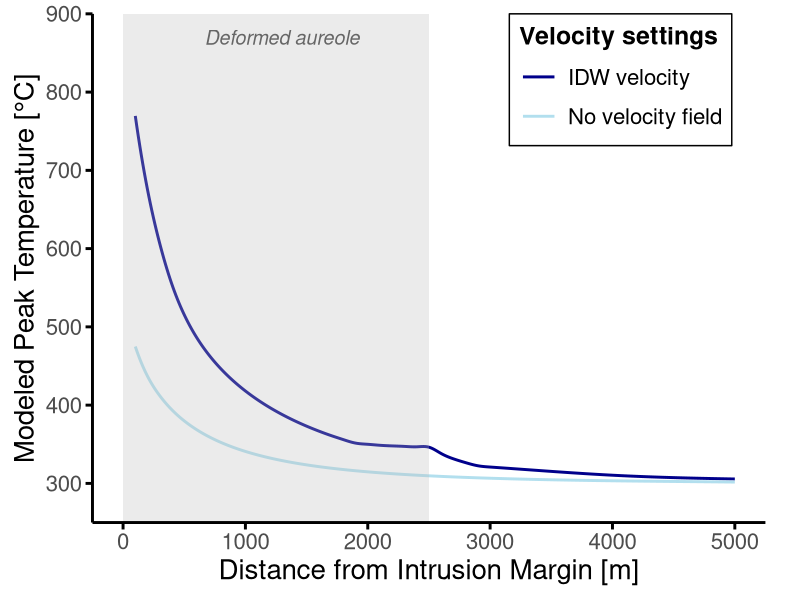

Here is the R script that generated this plot:
library(ggplot2)
library(dplyr)


modeling1 <- data.frame(
  x = c(100, 200, 300, 400, 500, 600, 700, 800, 900, 1000, 1100, 1200, 1300, 1400, 1500, 1600, 1700, 1800, 1900, 2000, 2100, 2200, 2300, 2400, 2500, 2600, 2700, 2800, 2900, 3000, 4000, 5000),
  y = c(769.57, 675.166, 606.347, 553.972, 515.496, 486.8, 464.473, 446.32, 431.111, 418.082, 406.764, 396.822, 388.022, 380.178, 373.153, 366.829, 361.122, 355.953, 351.506, 349.966, 348.697, 347.903, 347.269, 346.756, 346.275, 338.167, 331.397, 326.506, 322.532, 320.894, 310.456, 305.64),
  group = "T/°C (IDW velocity)"
)
modeling2 <- data.frame(
  x = c(100, 200, 300, 400, 500, 600, 700, 800, 900, 1000, 1100, 1200, 1300, 1400, 1500, 1600, 1700, 1800, 1900, 2000, 2100, 2200, 2300, 2400, 2500, 2600, 2700, 2800, 2900, 3000, 4000, 5000),
  y = c(474.938, 436.897, 412.009, 393.84, 379.882, 368.791, 359.78, 352.337, 346.109, 340.84, 336.345, 332.48, 329.135, 326.223, 323.676, 321.437, 319.461, 317.71, 316.154, 314.766, 313.524, 312.41, 311.409, 310.506, 309.689, 308.951, 308.28, 307.67, 307.115, 306.608, 303.346, 301.711),
  group = "T/°C (No velocity field)"
)

# 添加模型标签
modeling1$Model <- "IDW velocity"
modeling2$Model <- "No velocity field"

# 对每一组数据进行插值，生成更多点
interp1 <- as.data.frame(spline(modeling1$x, modeling1$y, n = 400)) #可以调整n
interp1$Model <- "IDW velocity"

interp2 <- as.data.frame(spline(modeling2$x, modeling2$y, n = 400))
interp2$Model <- "No velocity field"

# 合并
interp_all <- bind_rows(interp1, interp2)
colnames(interp_all) <- c("x", "y", "Model")

desired_order <- c(
  "IDW velocity",
  "No velocity field"
)
interp_all$Model <- factor(interp_all$Model, levels = desired_order)

# 合并三组数据
combined_data <- bind_rows(modeling1, modeling2)
combined_data$Model <- factor(combined_data$Model, levels = desired_order)


p <- ggplot(interp_all, aes(x = x, y = y, color = Model, linetype = Model)) +
  geom_line(linewidth = 1) +
  annotate("rect", xmin = 0, xmax = 2500, ymin = -Inf, ymax = Inf,
           fill = "gray", alpha = 0.3, color = NA) +
  annotate("text", x = 1300, y = 870, label = "Deformed aureole", 
           angle = 0, color = "gray40", size = 5, fontface = "italic") +
  scale_color_manual(values = c("No velocity field" = "lightblue2",
                              "IDW velocity" = "blue4"),
                     guide = guide_legend(reverse = FALSE)
  ) +
  scale_linetype_manual(values = rep("solid", 3),
                        guide = guide_legend(reverse = FALSE)) +
            
  labs(# title = "Simulated temperature profiles across the pluton margin",
    x = "Distance from Intrusion Margin [m]",
    y = "Modeled Peak Temperature [°C]",
       color = "Velocity settings",
       linetype = "Velocity settings") +

  scale_x_continuous(breaks = seq(0, 5000, 1000), limits = c(0, 5000), expand = c(0.05, 0)) +
  scale_y_continuous(breaks = seq(300, 900, 100), limits = c(250, 900), expand = c(0, 0)) +
  
  # 边框
  theme_bw(base_size = 14) +
  theme(
    plot.margin = margin(10, 25, 10, 10),  # 上右下左，单位是pt
    plot.title = element_text(hjust = 0.5, face = "bold", size = 18),
    legend.position = c(0.95, 1), 
    legend.justification = c("right", "top"),
    legend.title = element_text(size = 18, face = "bold"),
    legend.background = element_rect(fill = alpha("white", 0.6), color = "black", linewidth = 0.5),
    legend.text  = element_text(size = 16),
    legend.key.height = unit(1, "cm"),   
    legend.key.width = unit(1, "cm"),
    axis.text = element_text(size = 16),
    axis.title = element_text(size = 20),
    panel.grid.major = element_blank(), # 去掉主网格
    panel.grid.minor = element_blank(),   # 去掉次网格
    # 去掉默认的 panel.border
    panel.border = element_blank(),
    # 添加坐标轴线：只画左边和下边
    axis.line.x = element_line(color = "black", linewidth = 1),
    axis.line.y = element_line(color = "black", linewidth = 1),
    # 设置刻度线
    axis.ticks = element_line(color = "black", linewidth = 1),
    axis.ticks.length = unit(5, "pt")  # 刻度长度，调小就变短横线
  )

ggsave("~/Downloads/Figure_5.png", plot = p, width = 8, height = 6, dpi = 300)
